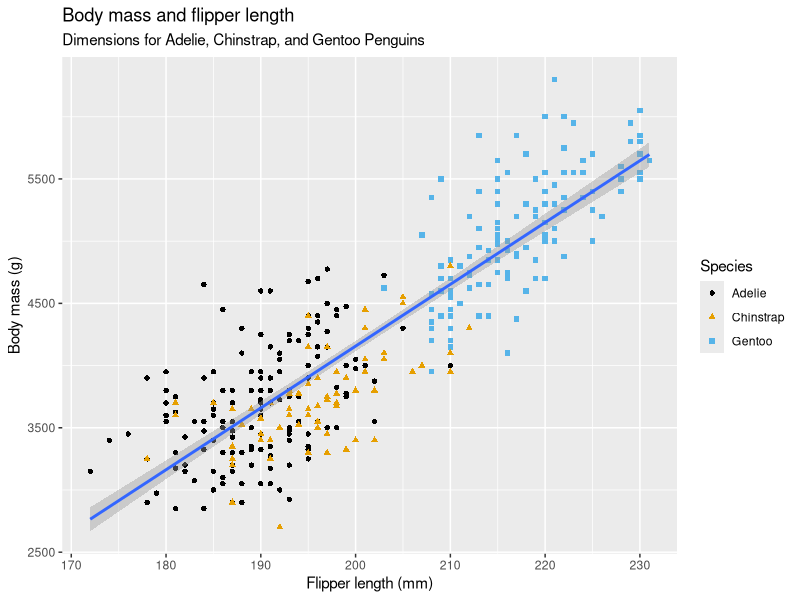
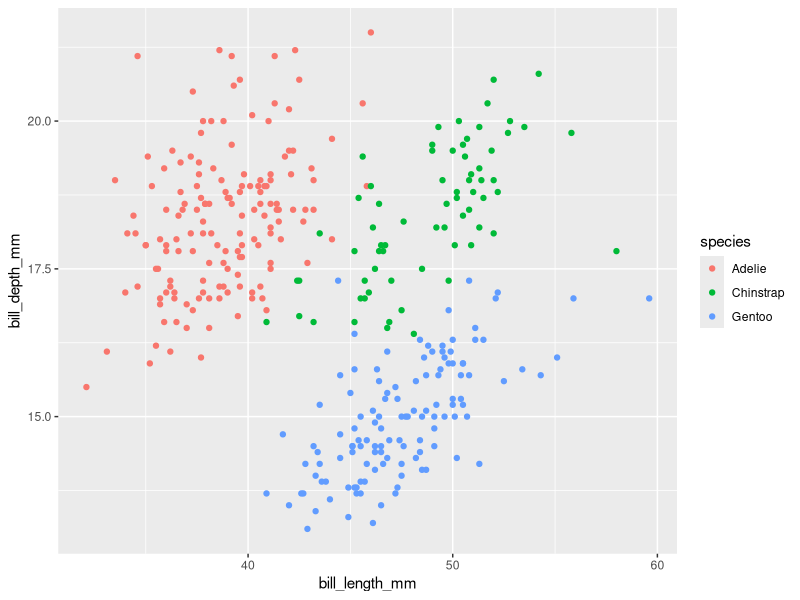
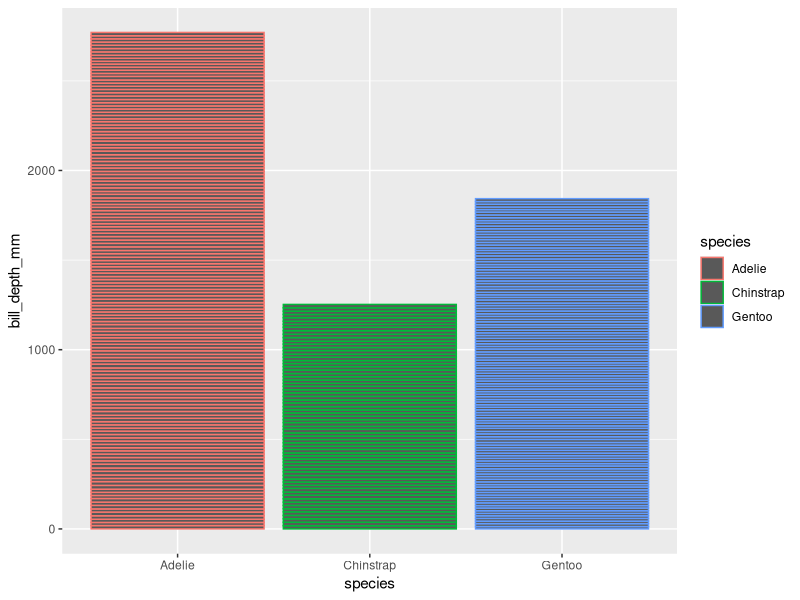
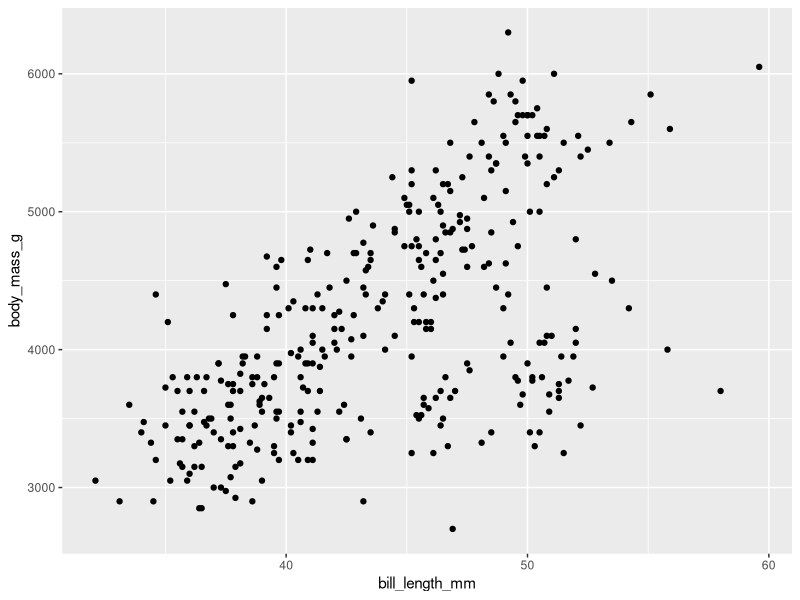
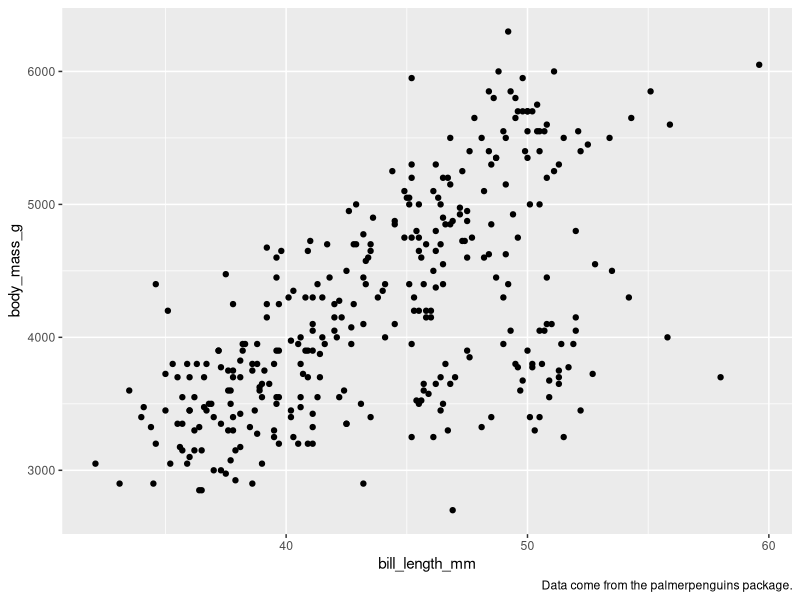
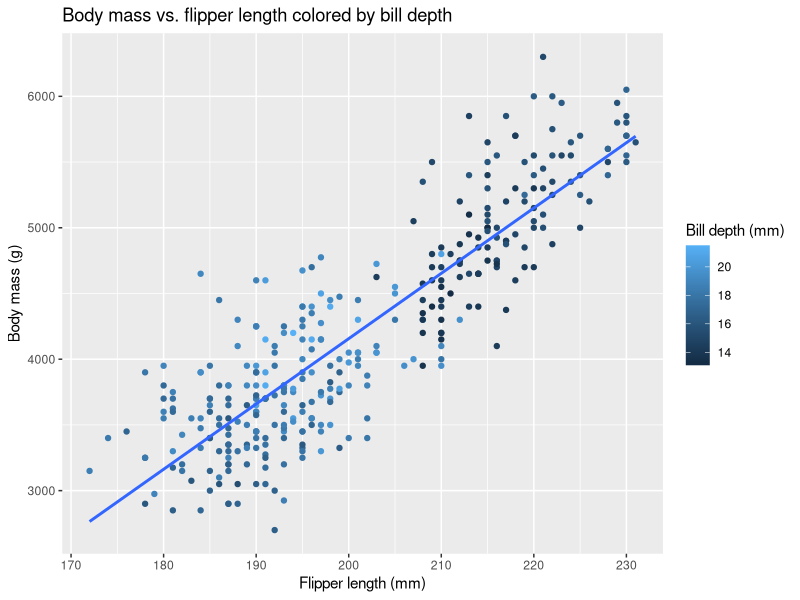
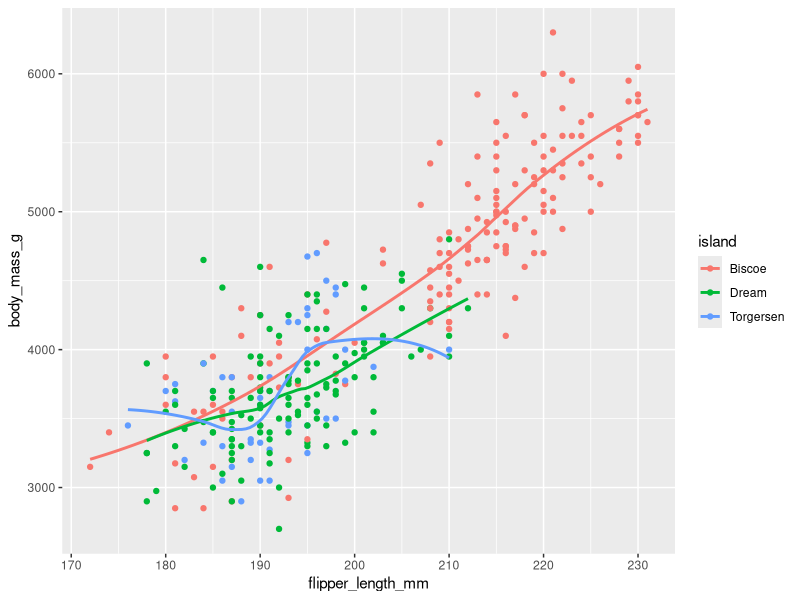
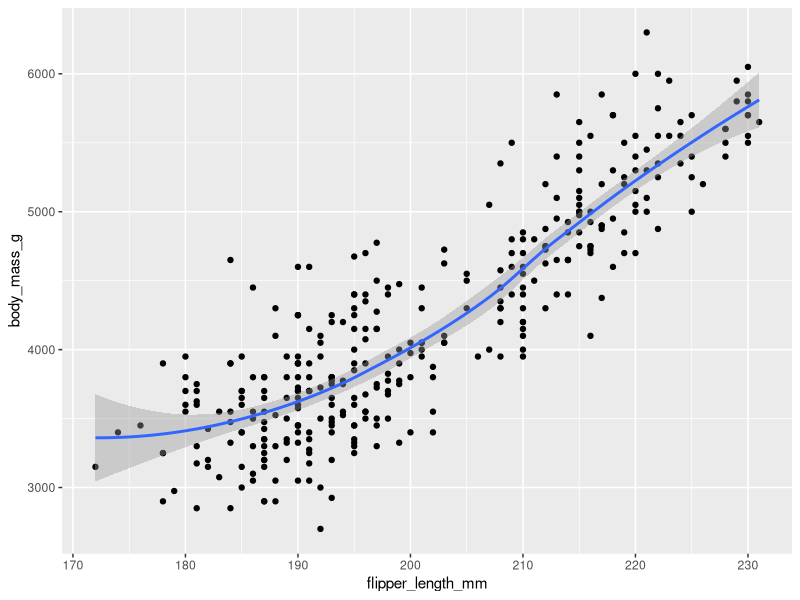

Source code (R) for these figures, in order:
## ---- chunk 1
library(ggplot2)
library(tidyverse)
library(palmerpenguins)
library(ggthemes)
## ---- chunk 2
penguins_plot = ggplot(
  data = penguins,
  mapping = aes(x = flipper_length_mm, y = body_mass_g)
) +
  geom_point(aes(color = species, shape = species)) +
  geom_smooth(method = "lm") +
  labs(
    title = "Body mass and flipper length",
    subtitle = "Dimensions for Adelie, Chinstrap, and Gentoo Penguins",
    x = "Flipper length (mm)", y = "Body mass (g)",
    color = "Species", shape = "Species"
  ) +
  scale_color_colorblind()
penguins_plot
## ---- chunk 3
nrow(penguins) #rows
ncol(penguins) #columns
## ---- chunk 4
?penguins
## ---- chunk 5
ggplot(
  data = penguins,
  mapping = aes(x = bill_length_mm, y = bill_depth_mm, color = species)
) +
  geom_point()
## ---- chunk 6
ggplot(
  data = penguins,
  mapping = aes(x = species, y = bill_depth_mm, color = species)
) +
  geom_col()
## ---- chunk 7
#ggplot(data = penguins) + 
#  geom_point()
## ---- chunk 8
ggplot(
  data = penguins,
  mapping = aes(x = bill_length_mm, y = body_mass_g)
) +
  geom_point(na.rm = TRUE)
## ---- chunk 9
ggplot(
  data = penguins,
  mapping = aes(x = bill_length_mm, y = body_mass_g)
) +
  geom_point(na.rm = TRUE) +
  labs(caption = "Data come from the palmerpenguins package.")
## ---- chunk 10
ggplot(data = penguins, aes(x = flipper_length_mm, y = body_mass_g, color = bill_depth_mm)) +
  geom_point() +
  geom_smooth(method = "lm", se = FALSE) +
  labs(title = "Body mass vs. flipper length colored by bill depth",
       x = "Flipper length (mm)",
       y = "Body mass (g)",
       color = "Bill depth (mm)")
## ---- chunk 11
ggplot(
  data = penguins,
  mapping = aes(x = flipper_length_mm, y = body_mass_g, color = island)
) +
  geom_point() +
  geom_smooth(se = FALSE)
## ---- chunk 12
ggplot(
  data = penguins,
  mapping = aes(x = flipper_length_mm, y = body_mass_g)
) +
  geom_point() +
  geom_smooth()

ggplot() +
  geom_point(
    data = penguins,
    mapping = aes(x = flipper_length_mm, y = body_mass_g)
  ) +
  geom_smooth(
    data = penguins,
    mapping = aes(x = flipper_length_mm, y = body_mass_g)
  )

## ---- chunk 13
knitr::opts_chunk$set(echo = TRUE)
## ---- chunk 14
summary(cars)
## ---- chunk 15
plot(pressure)
